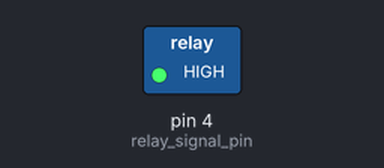
A sketch run on a simulated Arduino Uno, built with avr-gcc and run on an emulated ATmega328P. Parts: switched loads named in the sketch (green lamp = pin HIGH). What the sketch prints to the serial monitor is not drawn.

Above: at 1.6 s.
At 4.6 s:
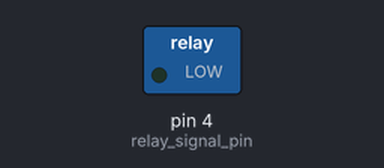
Timing chart, 0 to 7.9 s (numbered marks = the images above):
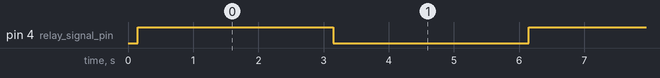

The sketch:

relay.ino
```cpp
int relay_signal_pin = 4;

//Testni string, vrijeme povlači iz eeprom sa lokacije 0 na koju je pohranjena aktivna opcija
String _string="07300810081509050955101511001105115011551240124513300730081008150905095510151100110511501155124012451330#";

int nextRingIndex = 0;
int ring_time_array[200];

void setup()
{
  Serial.begin(9600);

  pinMode(relay_signal_pin, OUTPUT);

  activeRingingSetup();

  Serial.println("vrijednosti");
  for (int i = 0; i < 200; i++)
  {
    if (ring_time_array[i] != 0) Serial.println(ring_time_array[i]);
  }
}

void loop()
{
  timeCheck();
}

void activeRingingSetup()
{
  String temp[_string.length()];
  int j = 0;
  for (int i = 0; i < _string.length(); ++i)
  {
    if (_string[i] == '#') break;

    temp[i].concat(_string[i]);
    if (i % 2 != 0)
    {
      ring_time_array[j] = temp[i - 1].toInt() * 10 + temp[i].toInt();
      j++;
    }
  }
}


void timeCheck()
{
  for (int i = 0; i < 400; i += 2)
  {
    if (ring_time_array[i] != 0)
    {
      if (true /*_time.hour == ring_time_array[i] && _time.min == ring_time_array[i + 1] && _time.sec >= 0 && _time.sec <= 3*/)
      {
        nextRingIndex = i + 2;
        long unsigned int previousTime = millis();
        while (millis() - previousTime < 3000) digitalWrite(relay_signal_pin, HIGH);
        while (millis() - previousTime < 6000) digitalWrite(relay_signal_pin, LOW);
      }
    }
    else break;
  }
}
```

Measured:
- by itself, pin 4 (relay_signal_pin): alternates HIGH for 3.0 s and LOW for 3.0 s
